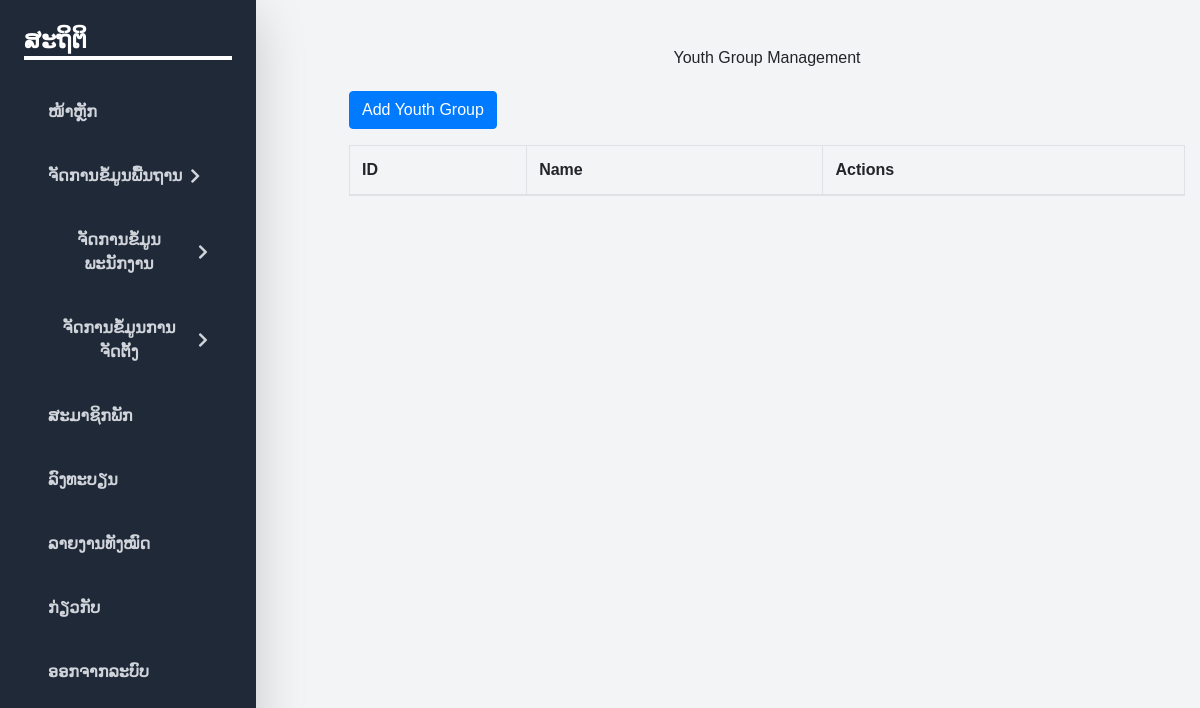
The page /youth.php (signed in) on the database as committed earlier.
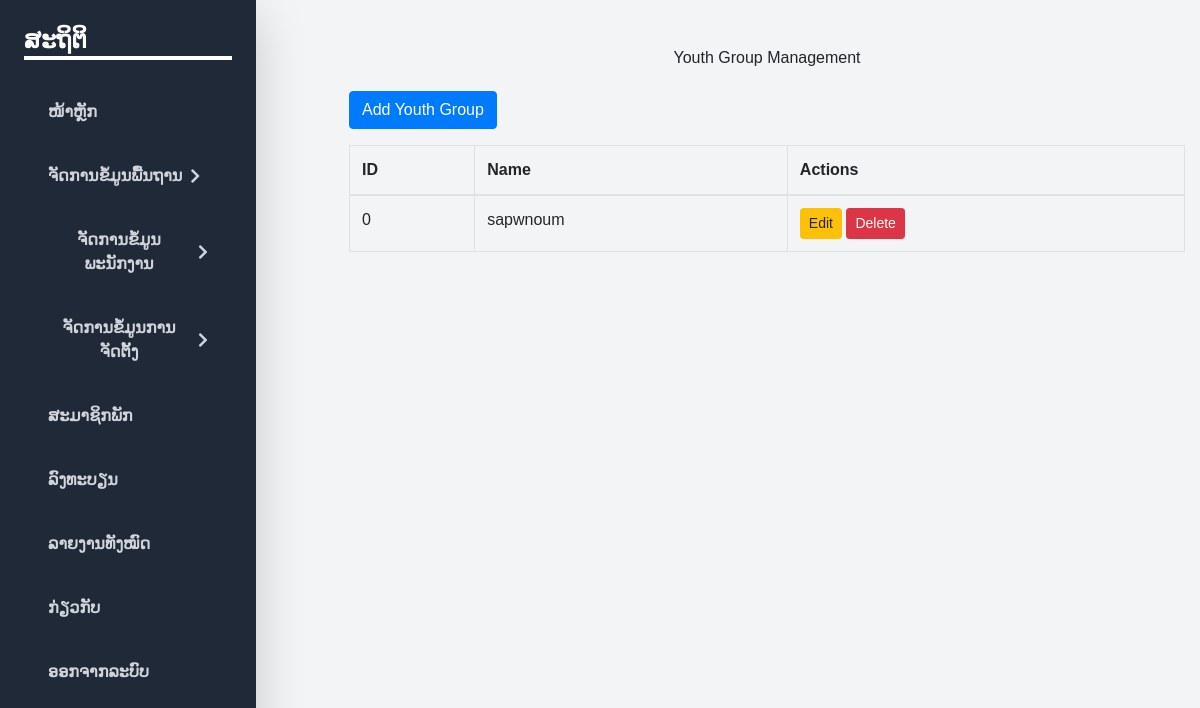
The same page on the database as committed later.
### tables this page shows
CREATE TABLE `youth` (
  `id` int(11) NOT NULL,
  `name` varchar(255) NOT NULL
);

### youth.php (the view, shortened to what this page needs)
<?php
include 'dbconnection.php';
$youth_groups = $conn->query("SELECT * FROM youth");
?>
<!DOCTYPE html>
<html lang="en">
<head>
    <link rel="stylesheet" href="https://stackpath.bootstrapcdn.com/bootstrap/4.5.2/css/bootstrap.min.css">
</head>
<body>
    <?php include("nav.php"); ?>
    <div class="container mt-5">
        <h1 class="mb-4 text-center">Youth Group Management</h1>
        <button type="button" class="btn btn-primary mb-3" data-toggle="modal" data-target="#youthModal" onclick="openModal('create')">
            Add Youth Group
        </button>
        <table class="table table-bordered">
            <thead>
                <tr>
                    <th>ID</th>
                    <th>Name</th>
                    <th>Actions</th>
                </tr>
            </thead>
            <tbody>
                <?php while ($youth = $youth_groups->fetch_assoc()): ?>
                    <tr>
                        <td><?php echo htmlspecialchars($youth['id']); ?></td>
                        <td><?php echo htmlspecialchars($youth['name']); ?></td>
                        <td>
                            <button type="button" class="btn btn-warning btn-sm" onclick="openModal('update', <?php echo htmlspecialchars($youth['id']); ?>)">Edit</button>
                            <form method="POST" class="d-inline" onsubmit="return confirm('Are you sure you want to delete this record?');">
                                <button type="submit" class="btn btn-danger btn-sm">Delete</button>
                            </form>
                        </td>
                    </tr>
                <?php endwhile; ?>
            </tbody>
        </table>
    </div>
</body>
</html>

Rows that differ between the two databases and show on the page:
added youth: id "0", name "sapwnoum"
